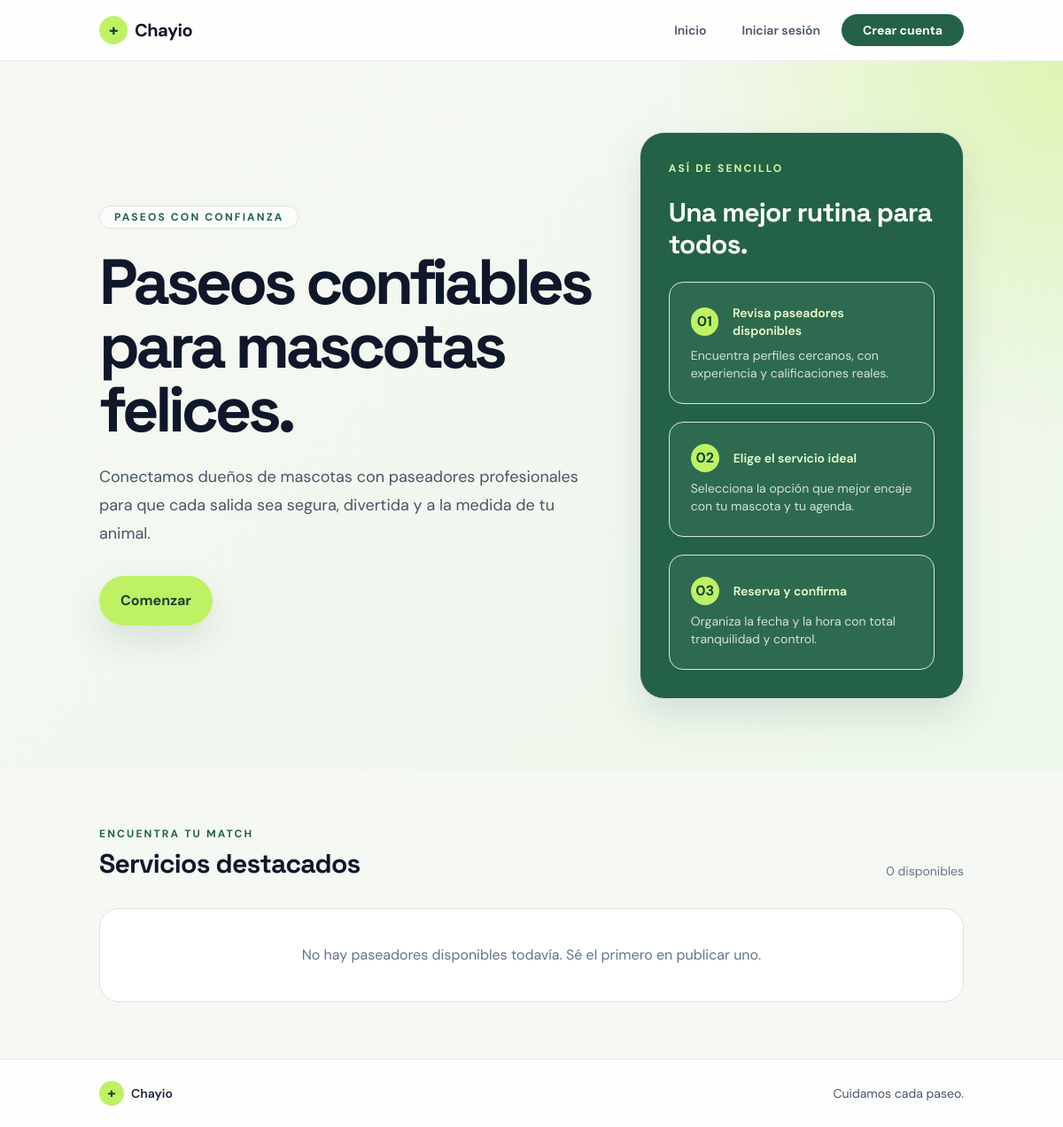
The app's page /, older data.
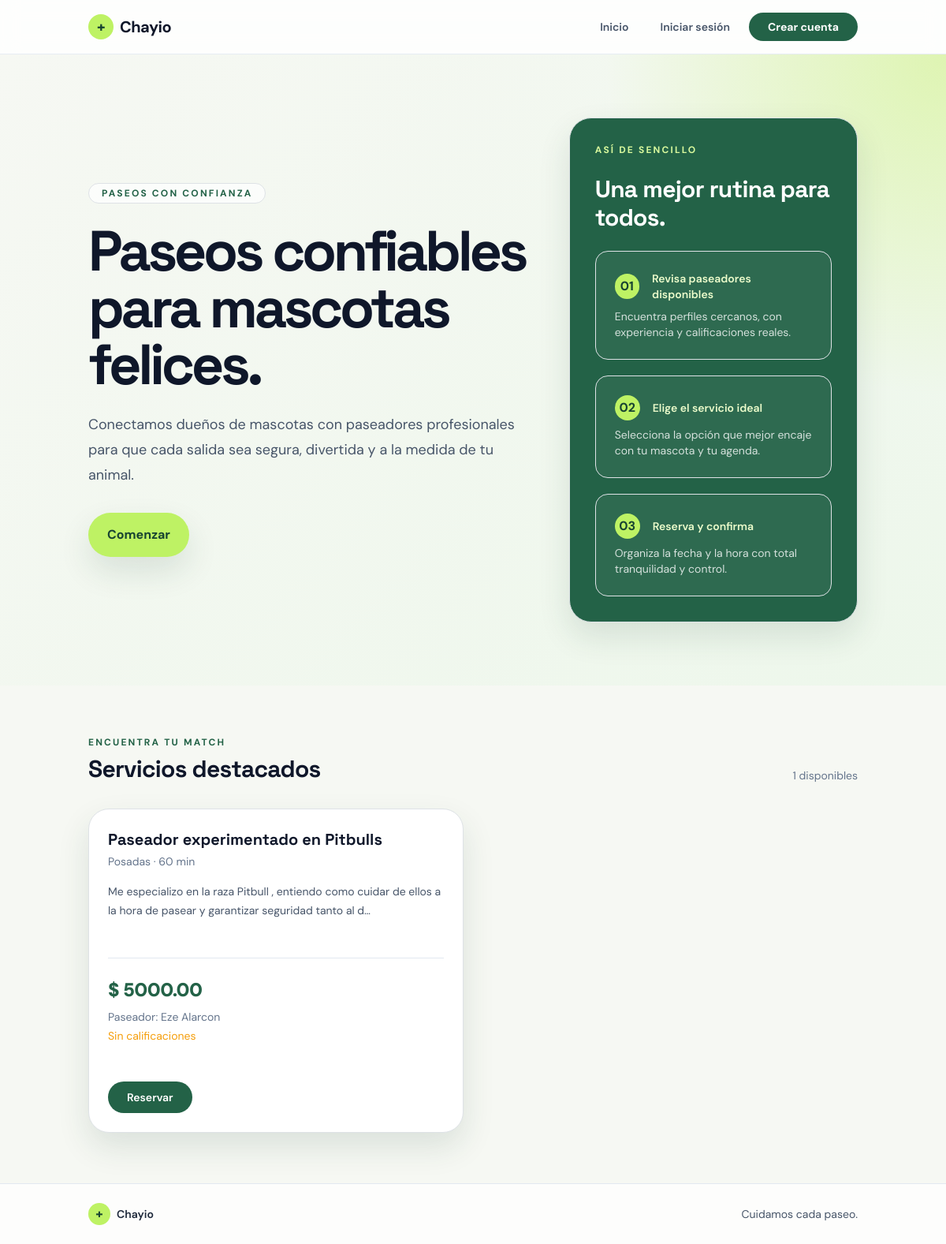
The same page, newer data.
### pet_services/models.py (models this page shows, shortened)
class ServiceOffer(models.Model):
    walker = models.ForeignKey(settings.AUTH_USER_MODEL, on_delete=models.CASCADE, related_name='service_offers')
    title = models.CharField(max_length=150)
    description = models.TextField()
    price = models.DecimalField(max_digits=8, decimal_places=2)
    duration_minutes = models.PositiveIntegerField(default=60)
    city = models.CharField(max_length=100)
    available = models.BooleanField(default=True)
    created_at = models.DateTimeField(default=timezone.now)

### pet_services/views.py (the view)
# urls.py: 2. Add a URL to urlpatterns:  path('', views.home, name='home')
def home(request):
    offers = ServiceOffer.objects.filter(available=True).select_related('walker').annotate(
        walker_rating=Avg('walker__received_ratings__score'),
    )[:12]
    return render(request, 'pet_services/home.html', {'offers': offers})

### templates/pet_services/home.html (shortened to what the changed rows need)
{% extends 'base.html' %}
{% block content %}
<section class="relative overflow-hidden bg-[radial-gradient(circle_at_top_right,_rgba(200,241,105,0.45),transparent_30%),linear-gradient(135deg,#f6f8f3_0%,#edf7eb_100%)] py-20">
    <div class="container mx-auto px-4">
        <div class="grid items-center gap-10 lg:grid-cols-[1.4fr_0.9fr]">
            <div>
                <h1 class="max-w-xl text-5xl font-black tracking-[-0.06em] text-slate-900 md:text-6xl lg:text-7xl">Paseos confiables para mascotas felices.</h1>
            </div>
            <div class="rounded-[28px] border border-slate-200 bg-brand-500 p-8 text-white shadow-soft">
                <h2 class="mb-6 text-3xl font-bold tracking-tight">Una mejor rutina para todos.</h2>
            </div>
        </div>
    </div>
</section>
<section class="container mx-auto px-4 py-16">
    <div class="mb-8 flex flex-wrap items-end justify-between gap-3">
        <div>
            <div class="mb-2 text-xs font-bold uppercase tracking-[0.18em] text-brand-500">Encuentra tu match</div>
            <h2 class="m-0 text-3xl font-bold tracking-tight text-slate-900">Servicios destacados</h2>
        </div>
        <span class="text-sm text-slate-500">{{ offers|length }} disponibles</span>
    </div>
    <div class="grid gap-6 md:grid-cols-2 xl:grid-cols-3">
        {% for offer in offers %}
            <article class="flex h-full flex-col rounded-[26px] border border-slate-200 bg-white p-6 shadow-soft transition duration-200 hover:-translate-y-1 hover:shadow-xl">
                <div class="mb-3">
                    <h3 class="mb-1 text-xl font-bold text-slate-900">{{ offer.title }}</h3>
                    <div class="text-sm text-slate-500">{{ offer.city }} · {{ offer.duration_minutes }} min</div>
                </div>
                <p class="flex-1 text-sm leading-6 text-slate-600">{{ offer.description|truncatechars:120 }}</p>
                <div class="mt-5 border-t border-slate-200 pt-4">
                    <div class="text-2xl font-black tracking-tight text-brand-500">$ {{ offer.price }}</div>
                    <div class="mt-2 text-sm text-slate-500">Paseador: {{ offer.walker.get_full_name|default:offer.walker.username }}</div>
                    <div class="mt-1 text-sm text-amber-500">{% if offer.walker_rating %}★ {{ offer.walker_rating|floatformat:1 }}/5{% else %}Sin calificaciones{% endif %}</div>
                    <a class="mt-5 inline-flex items-center rounded-full bg-brand-500 px-4 py-2.5 text-sm font-semibold text-white transition hover:bg-brand-700" href="{% url 'book_service' offer.id %}">Reservar</a>
                </div>
            </article>
        {% empty %}
            <div class="md:col-span-2 xl:col-span-3">
                <div class="rounded-[22px] border border-dashed border-slate-300 bg-white px-6 py-10 text-center text-slate-500">No hay paseadores disponibles todavía. Sé el primero en publicar uno.</div>
            </div>
        {% endfor %}
    </div>
</section>
{% endblock %}

Row changes from the older to the newer data that the page shows:
added ServiceOffer: title "Paseador experimentado en Pitbulls", city "Posadas", duration_minutes "60", description "Me especializo en la raza Pitbull , entiendo como cuidar de ellos a la hora de pasear y garantizar seguridad tanto al d…", price "5000.00", walker.get_full_name "Eze Alarcon", shows "Sin calificaciones"
Text that changed along with them:
{{ offers|length }}: "0" → "1"
text no longer shown: "No hay paseadores disponibles todavía. Sé el primero en publicar uno."
